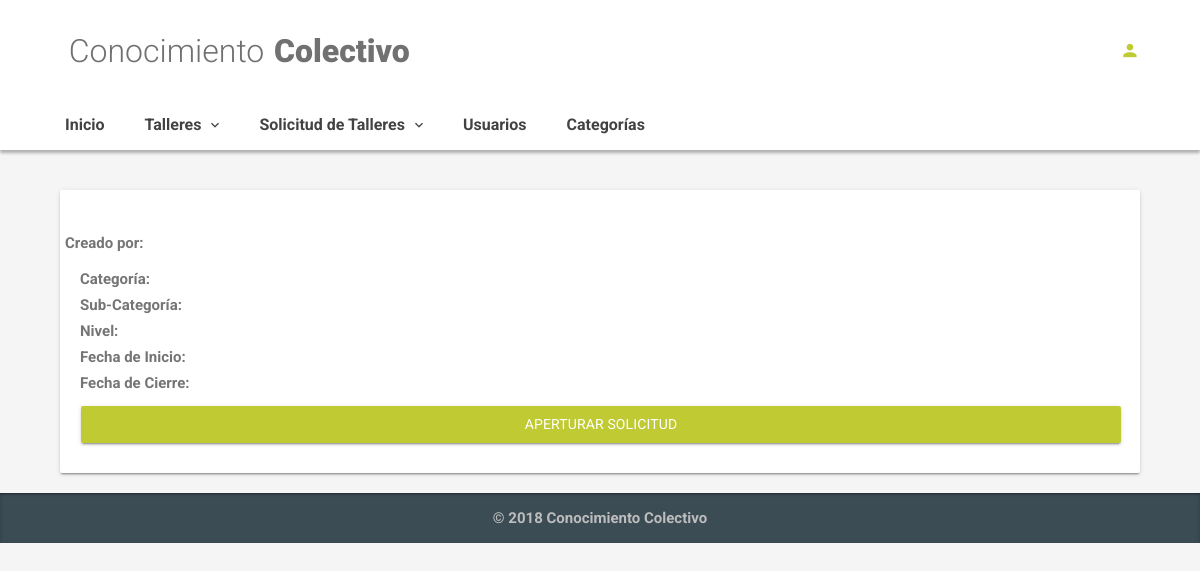
Before: /index.php/proposed_workshop/description/1 with the older database file.
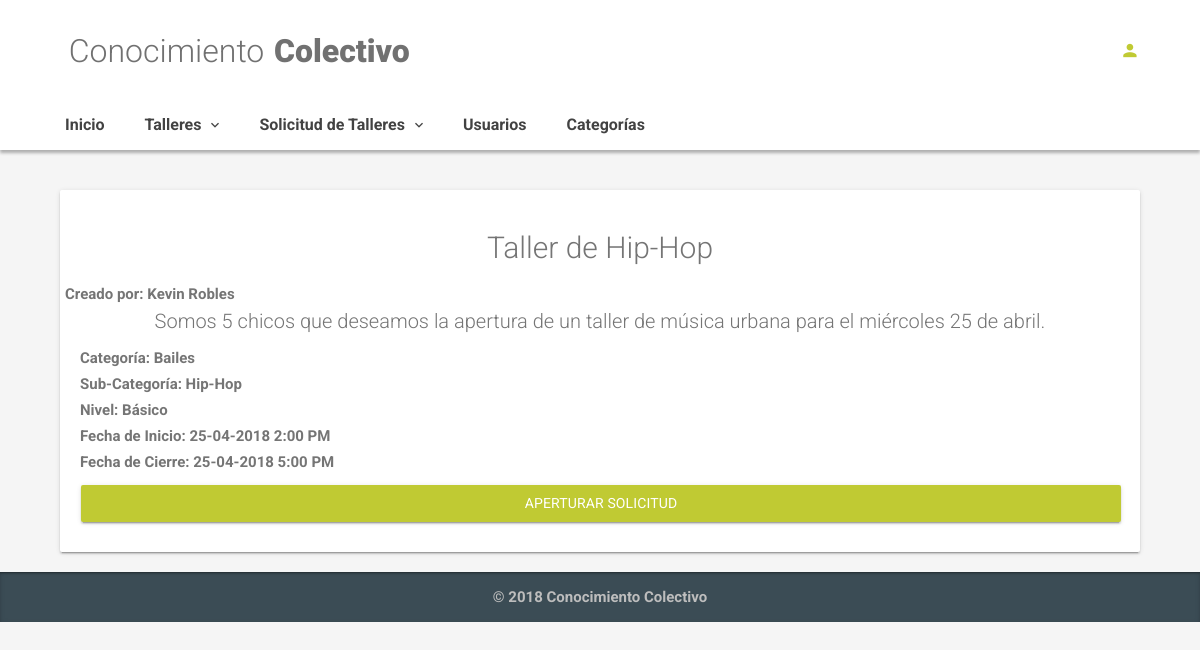
After: the same page with the newer database file.
### tables this page shows
CREATE TABLE `proposed_workshops` (
  `id` int(11) NOT NULL AUTO_INCREMENT,
  `title` varchar(100) DEFAULT NULL,
  `description` varchar(100) DEFAULT NULL,
  `start_date` datetime DEFAULT NULL,
  `final_date` datetime DEFAULT NULL,
  `level` enum('Básico','Intermedio','Avanzado') DEFAULT NULL,
  `pw_status` enum('Activo','Inactivo','Borrado') NOT NULL,
  `created_date` datetime NOT NULL,
  `user_id` int(11) NOT NULL,
  `category_id` int(11) NOT NULL,
  `subcategory_id` int(11) DEFAULT NULL,
  `removed` enum('Activo','Eliminado') DEFAULT NULL,
  PRIMARY KEY (`id`),
  KEY `fk_proposed_workshops_user_id` (`user_id`),
  KEY `fk_proposed_workshops_category_id` (`category_id`),
  KEY `fk_proposed_workshops_subcategory_id_subcategories_id` (`subcategory_id`),
  CONSTRAINT `fk_proposed_workshops_category_id` FOREIGN KEY (`category_id`) REFERENCES `categories` (`id`) ON DELETE NO ACTION ON UPDATE NO ACTION,
  CONSTRAINT `fk_proposed_workshops_subcategory_id_subcategories_id` FOREIGN KEY (`subcategory_id`) REFERENCES `subcategories` (`id`),
  CONSTRAINT `fk_proposed_workshops_user_id` FOREIGN KEY (`user_id`) REFERENCES `users` (`id`) ON DELETE NO ACTION ON UPDATE NO ACTION
);

CREATE TABLE `users` (
  `id` int(11) NOT NULL AUTO_INCREMENT,
  `name` varchar(20) NOT NULL,
  `last_name` varchar(20) NOT NULL,
  `email` varchar(30) NOT NULL,
  `password` varchar(20) NOT NULL,
  `cell_phone` varchar(9) NOT NULL,
  `phone` varchar(7) DEFAULT NULL,
  `date_birth` date DEFAULT NULL,
  `description` varchar(100) DEFAULT NULL,
  `created_date` datetime NOT NULL,
  `gender` enum('Femenino','Masculino') NOT NULL,
  `removed` enum('Activo','Eliminado') NOT NULL,
  PRIMARY KEY (`id`)
);

CREATE TABLE `categories` (
  `id` int(11) NOT NULL AUTO_INCREMENT,
  `name` varchar(20) NOT NULL,
  `parent_id` int(11) DEFAULT NULL,
  PRIMARY KEY (`id`)
);

CREATE TABLE `subcategories` (
  `id` int(11) NOT NULL AUTO_INCREMENT,
  `sub_name` varchar(20) NOT NULL,
  `categories_id` int(11) NOT NULL,
  PRIMARY KEY (`id`),
  KEY `fk_subcategories_parent_id_categories_id` (`categories_id`),
  CONSTRAINT `fk_subcategories_parent_id_categories_id` FOREIGN KEY (`categories_id`) REFERENCES `categories` (`id`)
);

### application/controllers/Proposed_Workshop.php (called while the page is built, shortened)
<?php
class Proposed_Workshop extends CI_Controller {
    public function __construct() {
		$this->load->model('proposed_workshop_model');
		$this->load->model('user_model');
	}
	public function description($id) {
		$proposed_workshop_description = $this->proposed_workshop_model->show_by_id($id);
		$dataView=[
			'page'=>'proposed_workshops/description',
			'description'=>$proposed_workshop_description
		];
		$this->load->view('template/basic',$dataView);
	}
}

### index.php (called while the page is built, shortened)
<?php
require_once BASEPATH.'core/CodeIgniter.php';

### application/models/Proposed_Workshop_model.php (called while the page is built, shortened)
<?php
class Proposed_Workshop_model extends CI_Model {
    public function show_by_id($id){
        $sql = "SELECT
                  pw.id,
                  pw.title,
                  pw.description,
                  DATE_FORMAT(pw.start_date,'%d-%m-%Y %l:%i %p') AS start_date,
                  DATE_FORMAT(pw.final_date,'%d-%m-%Y %l:%i %p') AS final_date,
                  pw.level,
                  /*pw.pw_status,*/
                  c.name AS category_name,
                  sc.sub_name AS subcategory_name,
                  u.name AS user_name,
                  u.last_name AS user_last_name
                FROM
                    proposed_workshops AS pw
                    INNER JOIN categories AS c
                      ON pw.category_id = c.id
                        INNER JOIN subcategories AS sc
                          ON pw.subcategory_id = sc.id
                            INNER JOIN users AS u
                              ON u.id = pw.user_id
                        WHERE pw.`id` = ?
                        LIMIT 1";
      $query = $this->db->query($sql,array($id));
      return $query->row_array();
  }
}

### application/views/proposed_workshops/description.php (the view)
<div class="container">
    <div class="col-xl-12 col-lg-12 col-md-12 col-sm-12 col-12">
        <div class="card animated zoomInDown animation-delay-5">
            <div class="card-body">
                <h2 align="center">
                    <?php echo $description['title']?>
                </h2>
                <div class="row" align="center">
                    <li class="list-unstyled"> Creado por:
                        <?php echo $description['user_name']?>
                        <?php echo $description['user_last_name']?>
                    </li>
                </div>
                <p class="lead" align="center">
                    <?php echo $description['description']?>
                </p>
                <ul class="list-unstyled">
                    <li>Categoría:
                        <?php echo $description['category_name']?>
                    </li>
                    <li> Sub-Categoría:
                        <?php echo $description['subcategory_name']?>
                    </li>
                    <li> Nivel:
                        <?php echo $description['level']?>
                    </li>
                    <li> Fecha de Inicio:
                        <?php echo $description['start_date']?>
                    </li>
                    <li> Fecha de Cierre:
                        <?php echo $description['final_date']?>
                    </li>
                </ul>
                <a href="<?php echo site_url('proposed_workshop/open_request/' .$description['id'])?>" class="btn btn-primary btn-block btn-raised">Aperturar Solicitud</a>
            </div>
        </div>
    </div>
</div>

Changed rows visible on the page:
now on this page (row edited): proposed_workshops: title "Taller de Hip-Hop", user.name "Kevin", user.last_name "Robles", description "Somos 5 chicos que deseamos la apertura de un taller de música urbana para el miércoles 25 de abril.", category.name "Bailes", subcategory.sub_name "Hip-Hop", level "Básico"
Other visible differences:
$description['start_date']: (not shown) → "25-04-2018 2:00 PM"
$description['final_date']: (not shown) → "25-04-2018 5:00 PM"
